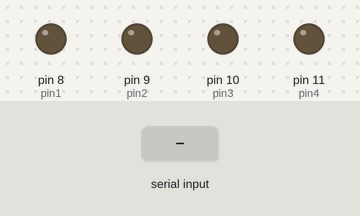
The sketch below on a simulated Arduino Uno, built with avr-gcc and run on an emulated ATmega328P. Shown: output pins drawn as LEDs (lit = HIGH). Inputs (shaded band) come from the test bench.

Above: at 1.2 s.
1.3 s: "stop" received over Serial
At 2.9 s:
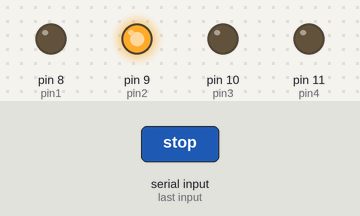
4.3 s: "start" received over Serial
At 6.2 s:
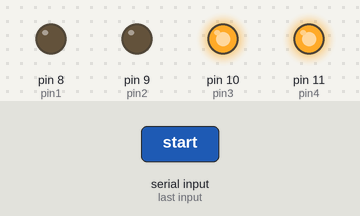
6.8 s: "go" received over Serial
At 9.6 s:
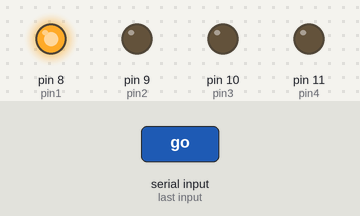
Timing chart, 0 to 14.8 s (numbered marks = the images above; inputs shaded):
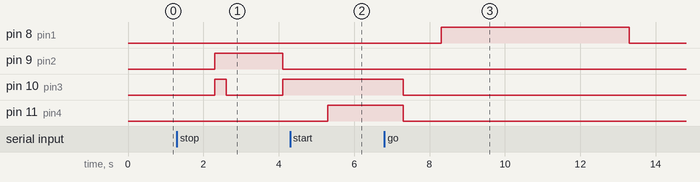

The sketch:

autobick.ino
```cpp
  int pin1=8;
  int pin2=9;
  int pin3=10;
  int pin4=11;
  int cnt=1;

  String input;

void setup()
{
    pinMode(pin1,OUTPUT);
    pinMode(pin2,OUTPUT);
    pinMode(pin3,OUTPUT);
    pinMode(pin4,OUTPUT);

    digitalWrite(pin1,LOW);
    digitalWrite(pin2,LOW);
    digitalWrite(pin3,LOW);
    digitalWrite(pin4,LOW);

    Serial.begin(9600);

}

void loop()
{

      if(Serial.available()>0)
      {
          input=Serial.readString();

          if(input=="start")
          {
              digitalWrite(pin3,HIGH);
              digitalWrite(pin4,HIGH);
              delay(2000);
              digitalWrite(pin4,LOW);
              digitalWrite(pin3,LOW);
          }

          if(input=="go")
          {
            if(cnt<=5)
            {
              digitalWrite(pin3,LOW);
              digitalWrite(pin1,HIGH);
              delay(5000);
              cnt++;
              digitalWrite(pin1,LOW);
            }
            else
            {
                Serial.println("speed is maximum ");
            }
          }
          if(input=="slow")
          {
            if(cnt>=1)
            {
              digitalWrite(pin2,HIGH);
              delay(1800);
              cnt--;
              digitalWrite(pin2,LOW);
            }
            else
            {
              Serial.println("speed is minimum");
            }
          }
          if(input=="stop")
          {

              digitalWrite(pin2,HIGH);
              while(cnt>=1)
              {
                digitalWrite(pin3,HIGH);
                delay(300);
                digitalWrite(pin3,LOW);

                delay(1500);
                cnt--;
              }
              digitalWrite(pin2,LOW);
              digitalWrite(pin3,HIGH);
          }
      }
}
```

Measured:
- after the input at 1.3 s, pin 9 (pin2): LOW → HIGH after 1.0 s, → LOW 1.8 s later; pin 10 (pin3): LOW → HIGH after 1.0 s, → LOW 0.30 s later, → HIGH 1.5 s later
- after the input at 4.3 s, pin 11 (pin4): LOW → HIGH after 1.0 s
- after the input at 6.8 s, pin 8 (pin1): LOW → HIGH after 1.5 s, → LOW 5.0 s later
